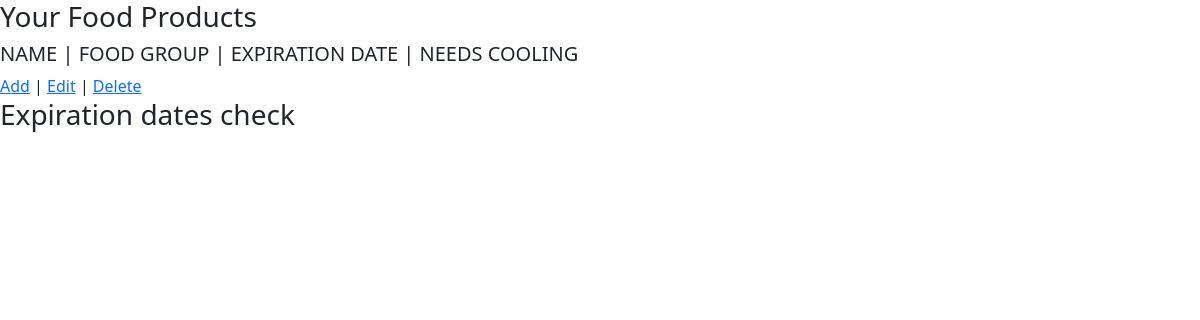
The app's page /, older data.
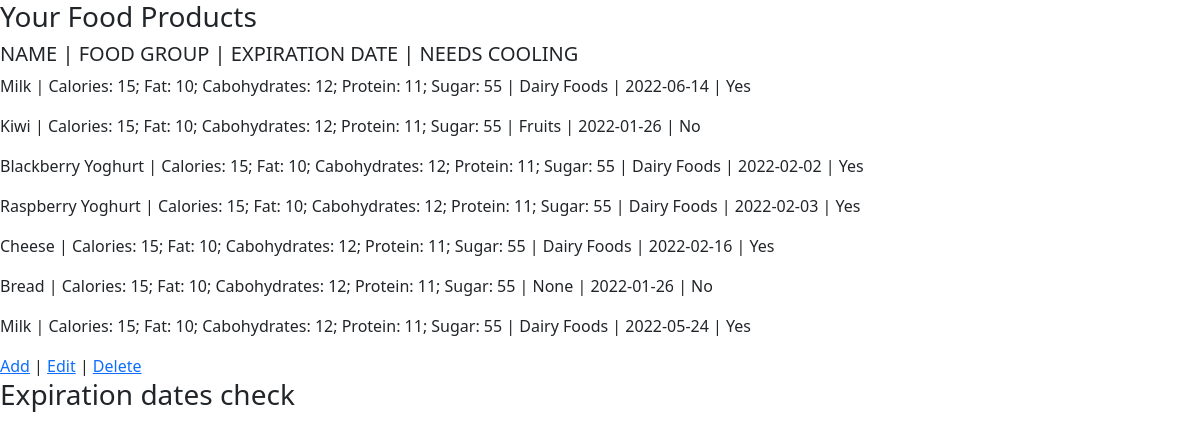
The same page, newer data.
### base/models.py (models this page shows, shortened)
class FoodProduct(models.Model):
    id = models.UUIDField(default=uuid.uuid4, unique=True, primary_key=True, editable=False)
    name = models.CharField(max_length=200)
    owner = models.ForeignKey(User, on_delete=models.CASCADE)
    group = models.ForeignKey(FoodGroup, on_delete=models.SET_NULL, null=True, blank=True)
    needs_cooling = models.BooleanField()
    expiration_date = models.DateField()
    created = models.DateTimeField(auto_now_add=True)

class FoodGroup(models.Model):
    id = models.UUIDField(default=uuid.uuid4, unique=True, primary_key=True, editable=False)
    name = models.CharField(max_length=200)
    description = models.TextField(null=True, blank=True)
    def __str__(self):
        return self.name

### base/views.py (the view)
# urls.py: path('', views.food_analysis_dashboard, name="food-analysis-dashboard"),
def food_analysis_dashboard(request):
    food = FoodProduct.objects.all()
    context = {"food": food}
    return render(request, 'base/food_analysis.html', context)

### base/templates/base/food_analysis.html
{% extends 'main.html' %}
{% block content %}
<div class="content">
    <h3>Your Food Products</h3>
    <h5>   NAME    |    FOOD GROUP    |    EXPIRATION DATE     |    NEEDS COOLING </h5>
    {% for f in food %}
        {% if f.needs_cooling == True %}
            <p>{{f.name}} | Calories: 15; Fat: 10; Cabohydrates: 12; Protein: 11; Sugar: 55 | {{f.group}} | {{f.expiration_date|date:"Y-m-d"}} | Yes</p>
        {% else %}
            <p>{{f.name}} | Calories: 15; Fat: 10; Cabohydrates: 12; Protein: 11; Sugar: 55 | {{f.group}} | {{f.expiration_date|date:"Y-m-d"}} | No</p>
        {% endif %}
    {% endfor %}
    <a href="#">Add</a> | <a href="#">Edit</a> | <a href="#">Delete</a>
    <h3>Expiration dates check</h3>
</div>
{% endblock %}

### templates/main.html (shortened to what this page needs)
<!DOCTYPE html>
{% load static %}
<html lang="en">
    <head>
        <link href="https://cdn.jsdelivr.net/npm/simple-datatables@latest/dist/style.css" rel="stylesheet" />
        <link rel="stylesheet" type="text/css" media='screen' href="{% static 'styles/styles.css' %}">
    </head>
    <body>
        {% block content %}
        {% endblock %}
    </body>
</html>

Row changes from the older to the newer data that the page shows:
added FoodProduct: name "Milk", group "Dairy Foods", expiration_date "2022-06-14"
added FoodProduct: name "Kiwi", group "Fruits", expiration_date "2022-01-26"
added FoodProduct: name "Blackberry Yoghurt", group "Dairy Foods", expiration_date "2022-02-02"
added FoodProduct: name "Raspberry Yoghurt", group "Dairy Foods", expiration_date "2022-02-03"
added FoodProduct: name "Cheese", group "Dairy Foods", expiration_date "2022-02-16"
added FoodProduct: name "Bread", group "None", expiration_date "2022-01-26"
added FoodProduct: name "Milk", group "Dairy Foods", expiration_date "2022-05-24"
